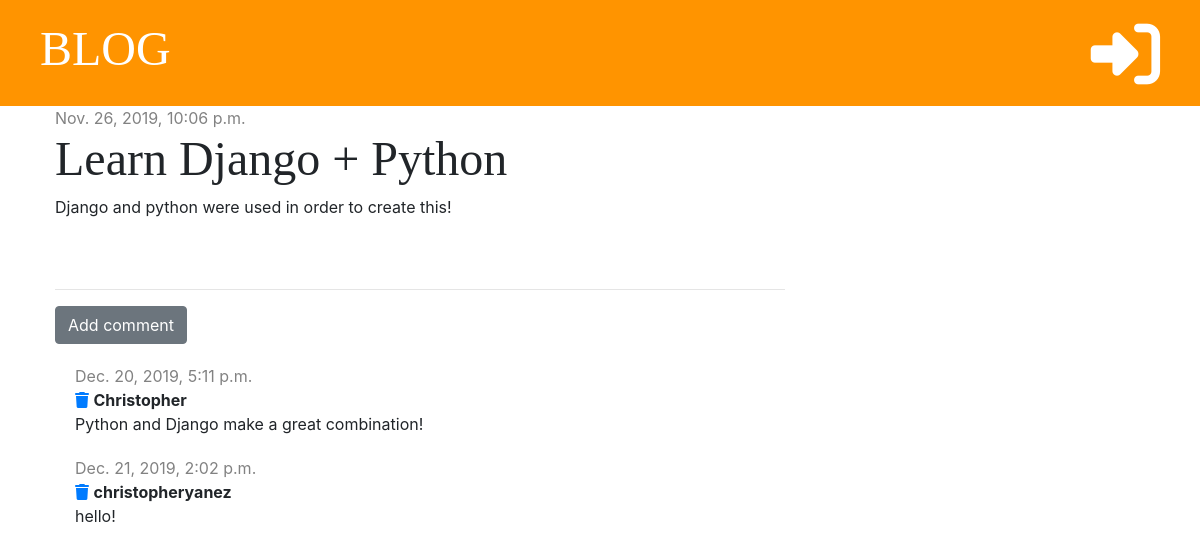
/post/1/, run on an earlier commit of the app's database.
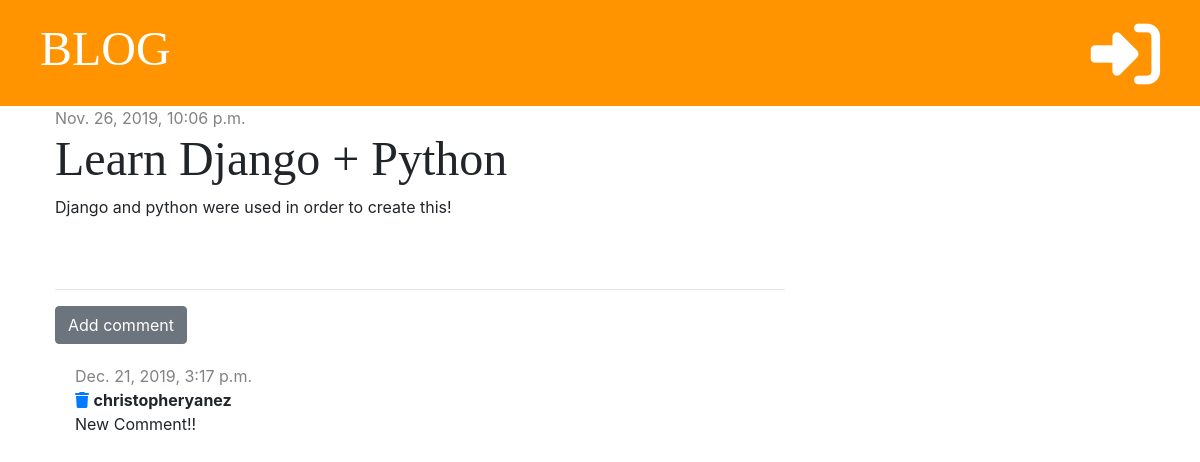
And on a later commit of the database.
### blog/models.py (models this page shows, shortened)
class Comment(models.Model):
    post = models.ForeignKey('blog.Post', on_delete=models.CASCADE, related_name='comments')
    author = models.CharField(max_length=200)
    text = models.TextField()
    created_date = models.DateTimeField(default=timezone.now)

### blog/views.py (the view)
# urls.py: path('post/<int:pk>/', views.post_detail, name='post_detail'),
def post_detail(request, pk):
    post = get_object_or_404(Post, pk=pk)
    stuff_for_frontend = {'post': post}
    return render(request, 'blog/post_detail.html', stuff_for_frontend)

### blog/templates/blog/post_detail.html (shortened to what this page needs)
{% extends 'blog/base.html' %}
{% block content %}
    <div class="post">
        {% if post.published_date %}
            <div class="date">
                {{ post.published_date }}
            </div>
        {% else %}
            <a href="{% url 'post_publish' pk=post.pk %}" class="btn btn-primary">Publish</a>
        {% endif %}
        <h1>{{ post.title }}</h1>
        <p>{{ post.text|linebreaksbr }}</p>
    </div>
    <hr>
    <a href="{% url 'add_comment_to_post' pk=post.pk %}" class="btn btn-secondary">Add comment</a>
    {% for comment in post.comments.all %}
        <div class="comment">
            <div class="date">
                {{ comment.created_date }}
            </div>
            <a href="{% url 'comment_remove' pk=comment.pk %}"><i class="fas fa-trash"></i></a>
            <strong>{{ comment.author }}</strong>
            <p>{{ comment.text }}</p>
        </div>
    {% empty %}
        <p>No comments yet...</p>
    {% endfor %}
{% endblock %}

What changed in the data, as far as the page shows it:
removed Comment: created_date "Dec. 20, 2019, 5:11 p.m.", author "Christopher", text "Python and Django make a great combination!"
removed Comment: created_date "Dec. 21, 2019, 2:02 p.m.", author "christopheryanez", text "hello!"
added Comment: created_date "Dec. 21, 2019, 3:17 p.m.", author "christopheryanez", text "New Comment!!"
